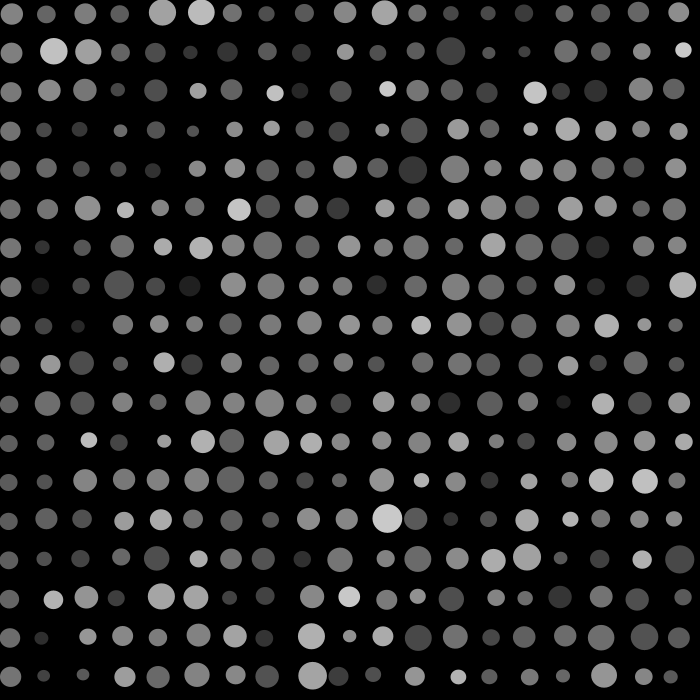
Frame 1 (no input)
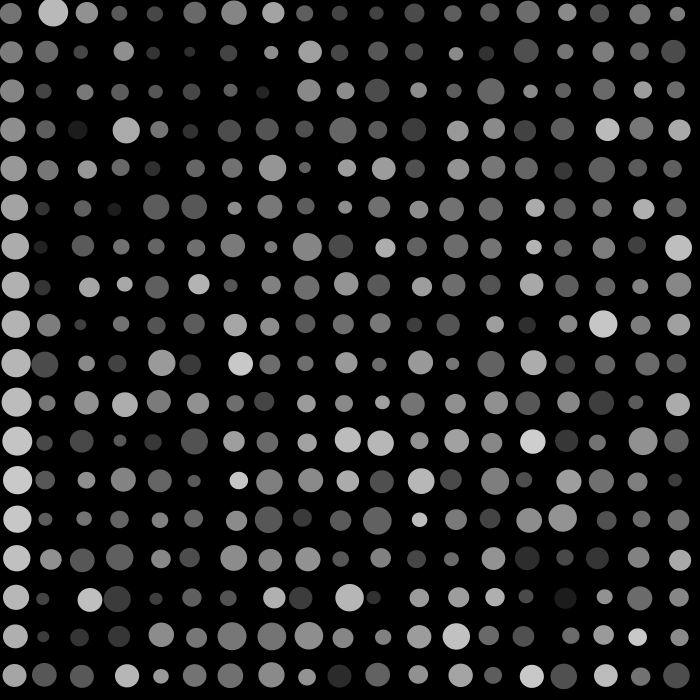
Frame 60 (the mouse pressed at the canvas centre just before this capture)
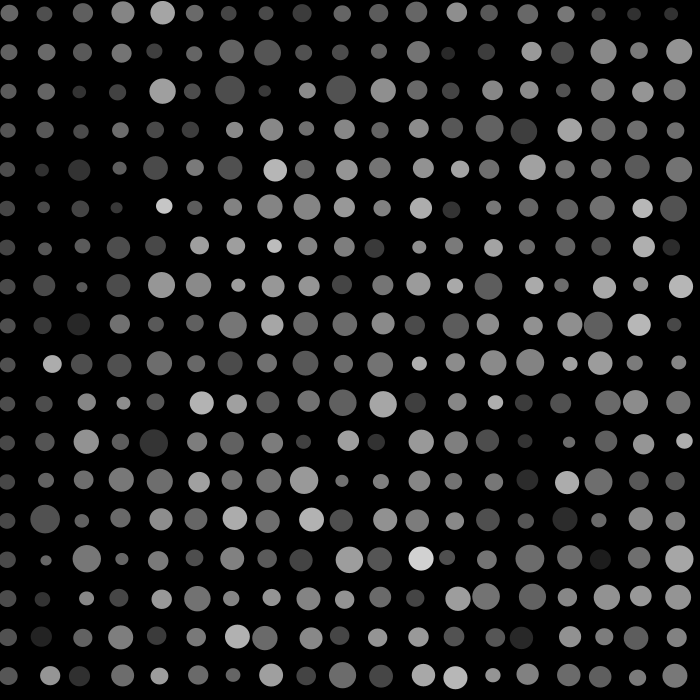
Frame 120 (the mouse held since frame 60 and released just before this capture)

The Processing sketch that drew these frames (run headless with seeded random() and noise(); from frame 60 on, the mouse is pressed at the canvas centre):

// Processing sketch: sketch_190807i
// ── sketch_190807i.pde

void setup() {
  size(700, 700);
}

void draw() {
  background(0);
  noStroke();
  fill(255);
  for (int i=1; i<width; i=i+37) {
    for (int j=10; j<height; j=j+39) {
      float x = 21*noise((millis() + i*j)/1000.0, 0);
      float y = 6*noise(0, (millis()+i*j)/1000.0);
      float r = 28*noise((millis()+i*j)/967.1);
      float alpha = 255*noise((millis()+i*j)/1002.0);
      fill(255,alpha);
      ellipse(x+i, y+j, r+8, r+7);
    }
  }
}
